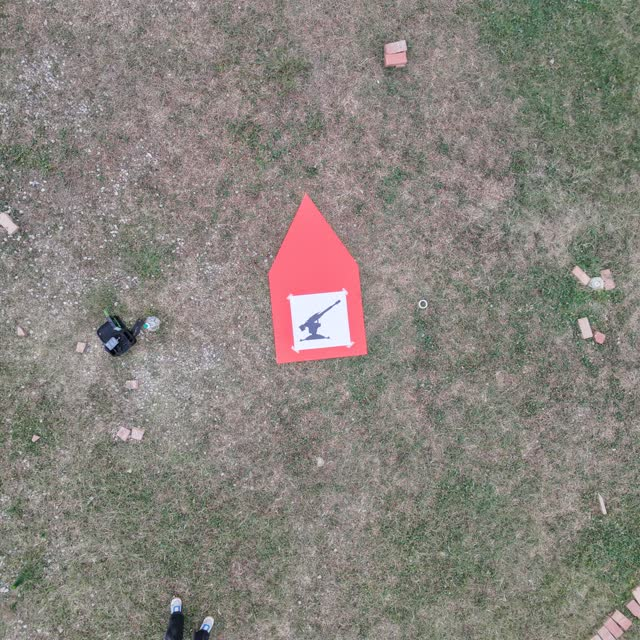
#> input picture datasets/train/images/Anti-Aircraft-Gun_002.jpg, 640 x 640 px; its folder holds only this picture in this run
$ python -i pre-prepare.py   (imports and definitions only)
#> lines starting #> are read from the running program, lines starting #| are printed output that depends on the picture; after the words box and inside, x2 and y2 are one past the last pixel; in counts of white or black regions, pixels touching at a corner belong together
#> further down, picture is the input picture: shape (640, 640, 3); mean B, G, R 124.7, 130.9, 135.9
import cv2
import numpy as np
import os


def coarse_detect(img):

    hsv = cv2.cvtColor(img,
                       cv2.COLOR_BGR2HSV)
#> hsv: shape (640, 640, 3); mean H, S, V 38.6, 25.8, 138.3

    lower_red1 = np.array([0, 80, 80])
    upper_red1 = np.array([15, 255, 255])

    lower_red2 = np.array([160, 80, 80])
    upper_red2 = np.array([180, 255, 255])

    mask1 = cv2.inRange(hsv,
                        lower_red1,
                        upper_red1)
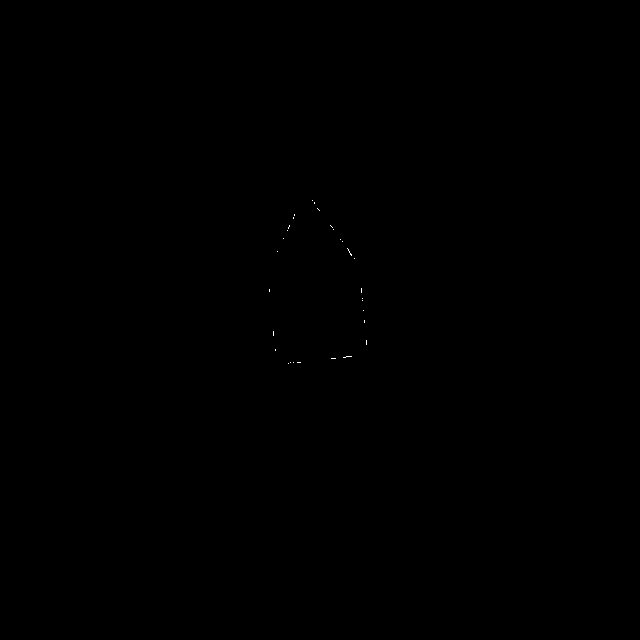
#> mask1: shape (640, 640); 0.02% white in thin lines or dots, all inside (x1, y1, x2, y2) = (269, 200, 367, 364)

    mask2 = cv2.inRange(hsv,
                        lower_red2,
                        upper_red2)
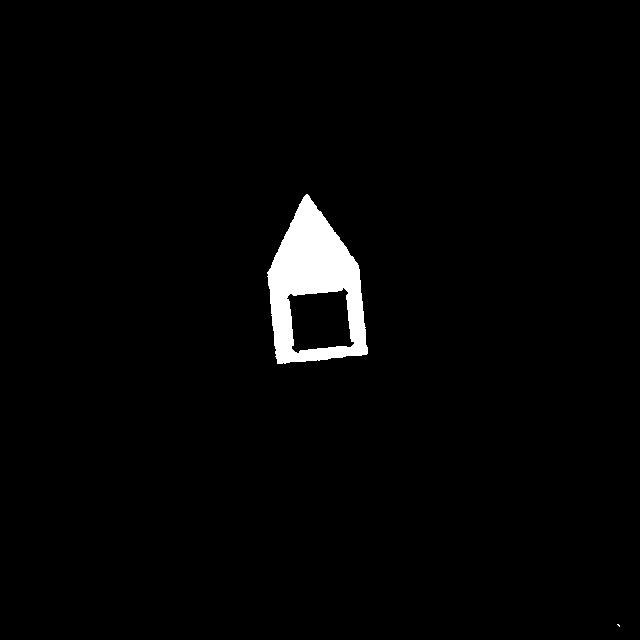
#> mask2: shape (640, 640); 2.1% white; 2 white regions (1 under 20 px), largest, box (x1, y1, x2, y2) and area: (267, 194, 368, 364) 8771

    mask = cv2.bitwise_or(mask1,
                          mask2)
#> mask: shape (640, 640); 2.2% white; 2 white regions (1 under 20 px), largest, box (x1, y1, x2, y2) and area: (267, 194, 368, 364) 8851

    kernel = np.ones((5, 5),
                     np.uint8)

    mask = cv2.morphologyEx(
        mask,
        cv2.MORPH_OPEN,
        kernel
    )
#> mask: shape (640, 640); 2.2% white; 1 white region, box (x1, y1, x2, y2) and area: (268, 196, 368, 364) 8824

    mask = cv2.morphologyEx(
        mask,
        cv2.MORPH_CLOSE,
        kernel
    )
#> mask: shape (640, 640); 2.2% white; 1 white region

    contours, _ = cv2.findContours(
        mask,
        cv2.RETR_EXTERNAL,
        cv2.CHAIN_APPROX_SIMPLE
    )
#> contours = 1 contour; box (x1, y1, x2, y2) and area: (268, 196, 368, 364) 11774

    candidates = []

    for cnt in contours:

        area = cv2.contourArea(cnt)

        if area < 80:
            continue

        if area > 20000:
            continue

        x, y, w, h = cv2.boundingRect(cnt)

        ratio = w / h

        if ratio < 0.2:
            continue

        if ratio > 5:
            continue

        side = int(max(w, h) * 2)

        cx = x + w // 2
        cy = y + h // 2

        x1 = max(cx - side // 2,
                 0)

        y1 = max(cy - side // 2,
                 0)

        x2 = min(cx + side // 2,
                 img.shape[1])

        y2 = min(cy + side // 2,
                 img.shape[0])

        candidates.append(
            (x1, y1, x2, y2)
        )
#> this loop made 1 pass
#> (area, x, y, w, h, ratio, side, cx) on pass 1: (11773.5, 268, 196, 100, 168, 0.595, 336, 318)
#> after the loop, candidates = [(150, 112, 486, 448)]

    return candidates

# [15 lines not run here, left out]

>>> import cv2
>>> picture = cv2.imread('../datasets/train/images/Anti-Aircraft-Gun_002.jpg')
>>> result = coarse_detect(picture)
#> result = [(150, 112, 486, 448)]

$ run again, on datasets/train/images/Anti-Aircraft-Gun_003.jpg
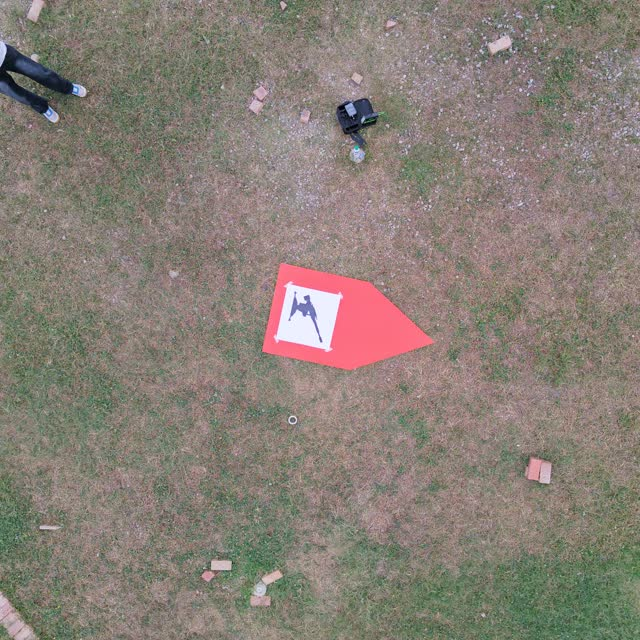
#> input picture datasets/train/images/Anti-Aircraft-Gun_003.jpg, 640 x 640 px
#> picture is the input picture: shape (640, 640, 3); mean B, G, R 118.1, 127, 136.1
#> hsv: shape (640, 640, 3); mean H, S, V 37.7, 39.8, 138.9
#> mask1: shape (640, 640); 0.08% white in thin lines or dots, all inside (x1, y1, x2, y2) = (60, 117, 638, 574)
#> in coarse_detect, `mask2 = cv2.inRange(hsv, lower_red2, upper_red2)`:
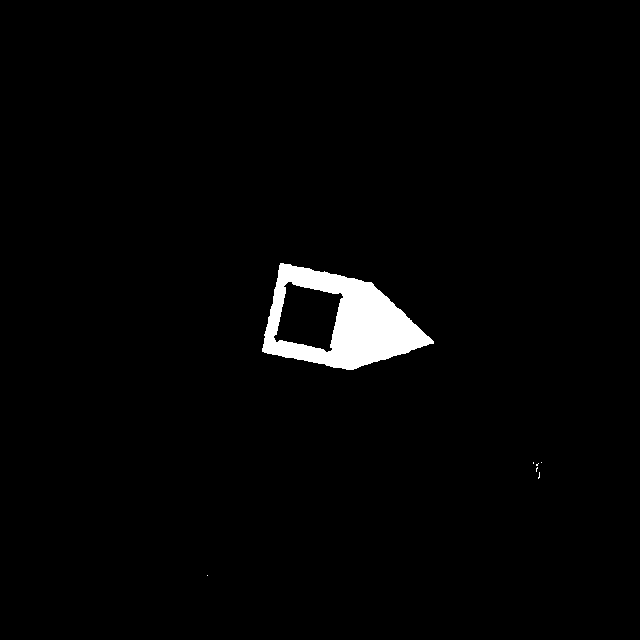
#> mask2: shape (640, 640); 2.1% white; 7 white regions (6 under 20 px), largest, box (x1, y1, x2, y2) and area: (262, 263, 434, 370) 8673
#> in coarse_detect, `mask = cv2.bitwise_or(mask1, mask2)`:
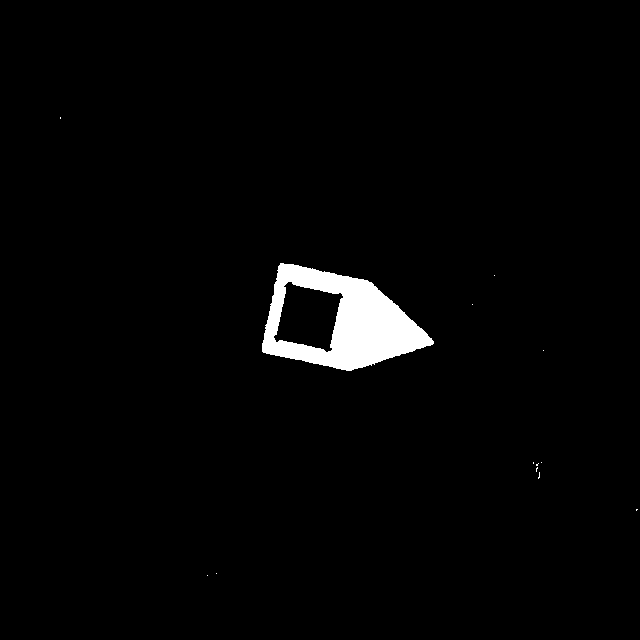
#> mask: shape (640, 640); 2.2% white; 13 white regions (12 under 20 px), largest, box (x1, y1, x2, y2) and area: (262, 263, 434, 371) 8983
#> contours = 1 contour; box (x1, y1, x2, y2) and area: (262, 264, 433, 371) 11892
#> the loop in coarse_detect, `for cnt in contours: ` made 1 pass
#> (area, x, y, w, h, ratio, side, cx) on pass 1: (11891.5, 262, 264, 171, 107, 1.6, 342, 347)
#> after the loop in coarse_detect, `for cnt in contours:`: candidates = [(176, 146, 518, 488)]

$ run again, on datasets/train/images/Anti-Aircraft-Gun_010.jpg
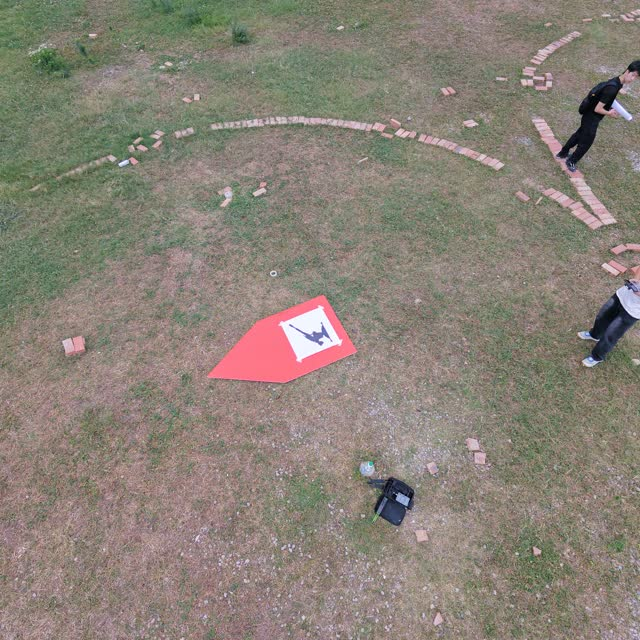
#> input picture datasets/train/images/Anti-Aircraft-Gun_010.jpg, 640 x 640 px
#> picture is the input picture: shape (640, 640, 3); mean B, G, R 119.2, 129.8, 138
#> hsv: shape (640, 640, 3); mean H, S, V 35.1, 41.3, 140.9
#> mask1: shape (640, 640); 0.04% white in thin lines or dots, all inside (x1, y1, x2, y2) = (62, 78, 639, 569)
#> in coarse_detect, `mask2 = cv2.inRange(hsv, lower_red2, upper_red2)`:
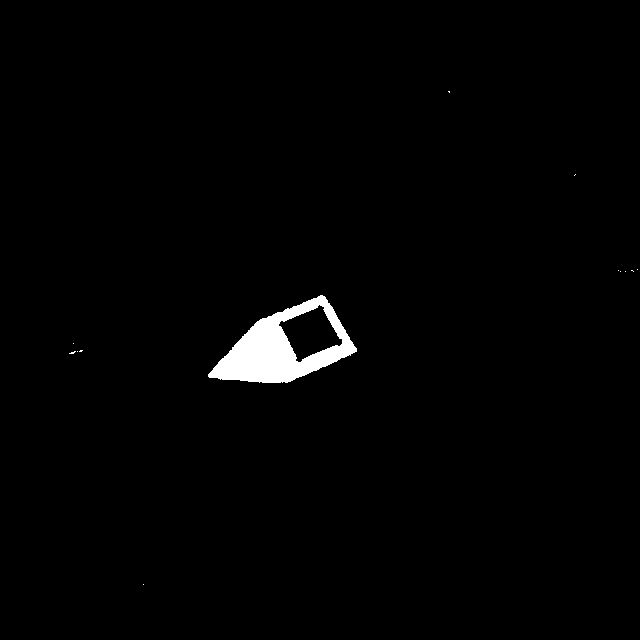
#> mask2: shape (640, 640); 1.4% white; 13 white regions (12 under 20 px), largest, box (x1, y1, x2, y2) and area: (208, 295, 357, 383) 5630
#> contours = 1 contour; box (x1, y1, x2, y2) and area: (208, 296, 356, 383) 7476
#> the loop in coarse_detect, `for cnt in contours: ` made 1 pass
#> (area, x, y, w, h, ratio, side, cx) on pass 1: (7475.5, 208, 296, 148, 87, 1.7, 296, 282)
#> after the loop in coarse_detect, `for cnt in contours:`: candidates = [(134, 191, 430, 487)]
